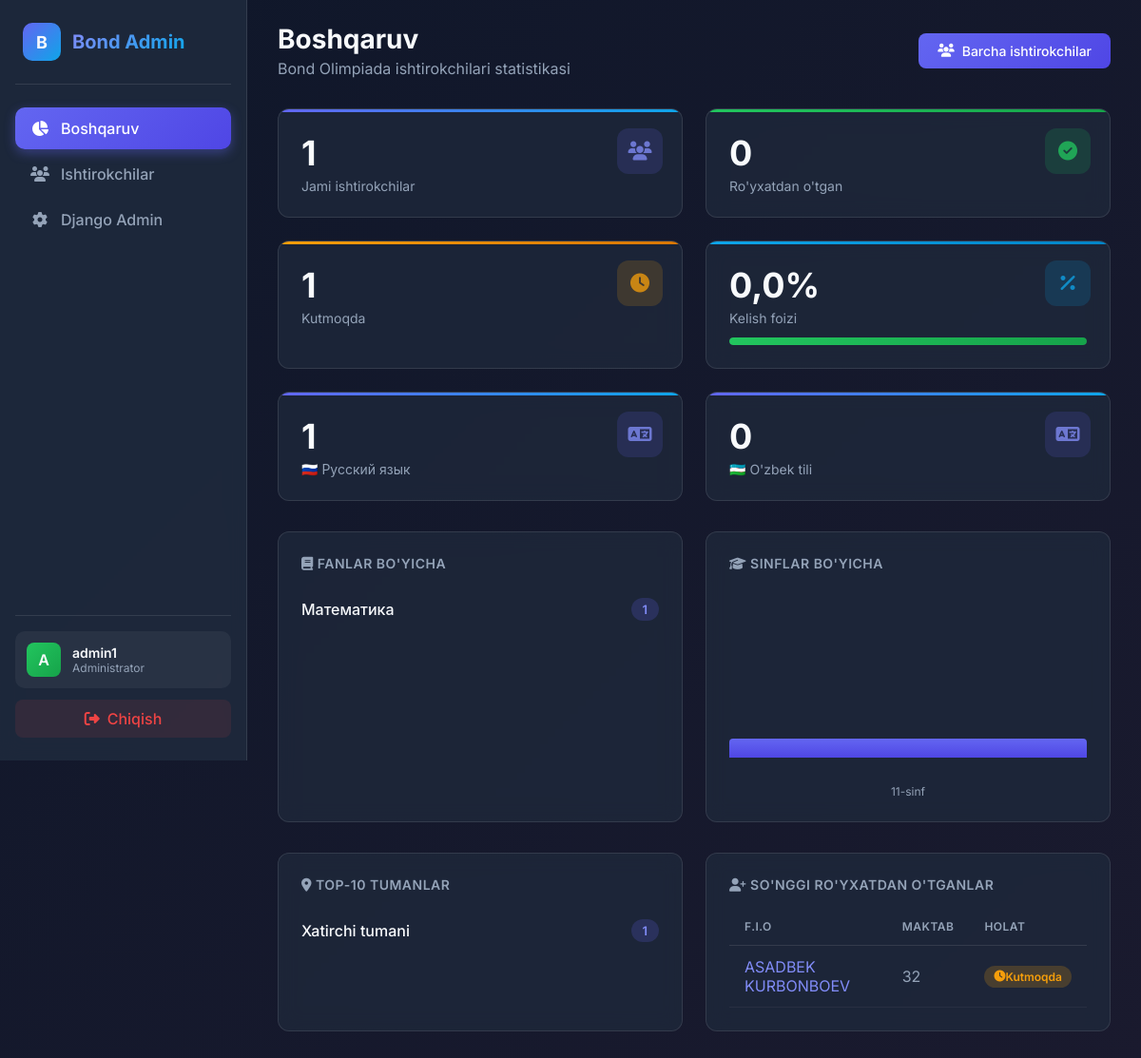
Screenshot of /panel/ (signed in) with the database file from the repository.
### apps/public/models.py (models this page shows, shortened)
class Subject(models.Model):
    name = models.CharField(max_length=100, verbose_name="Название предмета")
    class Meta:
        verbose_name = "Предмет"
        verbose_name_plural = "Предметы"
        ordering = ["name"]

class Participant(models.Model):
    GRADE_CHOICES = [(i, str(i)) for i in range(1, 12)]
    LANGUAGE_CHOICES = [
        ('ru', 'Русский'),
        ('uz', "O'zbek"),
    ]
    id = models.UUIDField(primary_key=True, default=uuid.uuid4, editable=False)
    username = models.CharField(max_length=50, unique=True, verbose_name="Логин")
    password = models.CharField(max_length=128, verbose_name="Пароль")
    fullname = models.CharField(max_length=255, verbose_name="ФИО участника")
    phone_number = models.CharField(
        max_length=20, unique=True, verbose_name="Номер телефона"
    )
    region = models.CharField(max_length=100, verbose_name="Регион", default="")
    district = models.CharField(max_length=100, verbose_name="Район")
    school = models.CharField(max_length=255, verbose_name="Школа")
    grade = models.PositiveSmallIntegerField(
        choices=GRADE_CHOICES, verbose_name="Класс"
    )
    teacher_fullname = models.CharField(max_length=255, verbose_name="ФИО учителя")
    subject = models.ForeignKey(
        Subject,
        on_delete=models.SET_NULL,
        null=True,
        blank=True,
        verbose_name="Предмет",
    )
    test_language = models.CharField(
        max_length=2,
        choices=LANGUAGE_CHOICES,
        default='ru',
        verbose_name="Язык теста"
    )
    is_paid = models.BooleanField(default=False, verbose_name="Оплачен")
    paid_at = models.DateTimeField(null=True, blank=True, verbose_name="Дата оплаты")
    is_checked_in = models.BooleanField(default=False, verbose_name="Присутствовал")
    checked_in_at = models.DateTimeField(
        null=True, blank=True, verbose_name="Время отметки"
    )
    created_at = models.DateTimeField(
        auto_now_add=True, verbose_name="Дата регистрации"
    )
    score = models.IntegerField(default=0, verbose_name="Балл")
    telegram_user_id = models.BigIntegerField(
        null=True, blank=True, verbose_name="Telegram ID"
    )
    telegram_subscribed = models.BooleanField(
        default=False, verbose_name="Подписан на канал"
    )
    class Meta:
        verbose_name = "Участник"
        verbose_name_plural = "Участники"
        ordering = ["-created_at"]

### apps/admin_panel/views.py (the view)
# urls.py: path("", views.DashboardView.as_view(), name="dashboard"),
class DashboardView(LoginRequiredMixin, View):
    login_url = "/panel/login/"
    def get(self, request):
        total_participants = Participant.objects.count()
        checked_in = Participant.objects.filter(is_checked_in=True).count()
        not_checked_in = total_participants - checked_in
        checkin_rate = (
            round((checked_in / total_participants * 100), 1)
            if total_participants > 0
            else 0
        )
        by_subject = (
            Subject.objects.annotate(participant_count=Count("participant"))
            .filter(participant_count__gt=0)
            .order_by("-participant_count")
        )
        by_grade = (
            Participant.objects.values("grade")
            .annotate(count=Count("id"))
            .order_by("grade")
        )
        by_district = (
            Participant.objects.values("district")
            .annotate(count=Count("id"))
            .order_by("-count")[:10]
        )
        recent_registrations = Participant.objects.order_by("-created_at")[:10]
        seven_days_ago = timezone.now() - timezone.timedelta(days=7)
        registrations_by_date = (
            Participant.objects.filter(created_at__gte=seven_days_ago)
            .annotate(date=TruncDate("created_at"))
            .values("date")
            .annotate(count=Count("id"))
            .order_by("date")
        )
        ru_count = Participant.objects.filter(test_language='ru').count()
        uz_count = Participant.objects.filter(test_language='uz').count()
        context = {
            "total_participants": total_participants,
            "checked_in": checked_in,
            "not_checked_in": not_checked_in,
            "checkin_rate": checkin_rate,
            "by_subject": by_subject,
            "by_grade": by_grade,
            "by_district": by_district,
            "recent_registrations": recent_registrations,
            "registrations_by_date": list(registrations_by_date),
            "ru_count": ru_count,
            "uz_count": uz_count,
        }
        return render(request, "admin_panel/dashboard.html", context)

### apps/admin_panel/templates/admin_panel/dashboard.html (shortened to what this page needs)
{% extends 'admin_panel/base.html' %}
{% block content %}
<div class="page-header">
    <div>
        <h1 class="page-title">Boshqaruv</h1>
        <p class="page-subtitle">Bond Olimpiada ishtirokchilari statistikasi</p>
    </div>
    <a href="{% url 'admin_panel:participants' %}" class="btn btn-primary">
        <i class="fas fa-users"></i>
        Barcha ishtirokchilar
    </a>
</div>
<div class="stats-grid">
    <div class="card stat-card">
        <div class="stat-icon">
            <i class="fas fa-users"></i>
        </div>
        <div class="stat-value">{{ total_participants }}</div>
        <div class="stat-label">Jami ishtirokchilar</div>
    </div>
    <div class="card stat-card success">
        <div class="stat-icon">
            <i class="fas fa-check-circle"></i>
        </div>
        <div class="stat-value">{{ checked_in }}</div>
        <div class="stat-label">Ro'yxatdan o'tgan</div>
    </div>
    <div class="card stat-card warning">
        <div class="stat-icon">
            <i class="fas fa-clock"></i>
        </div>
        <div class="stat-value">{{ not_checked_in }}</div>
        <div class="stat-label">Kutmoqda</div>
    </div>
    <div class="card stat-card secondary">
        <div class="stat-icon">
            <i class="fas fa-percentage"></i>
        </div>
        <div class="stat-value">{{ checkin_rate }}%</div>
        <div class="stat-label">Kelish foizi</div>
        <div class="progress-bar">
            <div class="progress-fill" style="width: {{ checkin_rate }}%"></div>
        </div>
    </div>
    <div class="card stat-card" style="background: rgba(30, 41, 59, 0.8);">
        <div class="stat-icon">
            <i class="fas fa-language"></i>
        </div>
        <div class="stat-value">{{ ru_count }}</div>
        <div class="stat-label">🇷🇺 Русский язык</div>
    </div>
    <div class="card stat-card" style="background: rgba(30, 41, 59, 0.8);">
        <div class="stat-icon">
            <i class="fas fa-language"></i>
        </div>
        <div class="stat-value">{{ uz_count }}</div>
        <div class="stat-label">🇺🇿 O'zbek tili</div>
    </div>
</div>
<div class="charts-grid">
    <div class="card">
        <h3 class="card-title">
            <i class="fas fa-book"></i> Fanlar bo'yicha
        </h3>
        {% for subject in by_subject %}
        <div class="list-item">
            <span class="list-item-label">{{ subject.name }}</span>
            <span class="list-item-value">{{ subject.participant_count }}</span>
        </div>
        {% empty %}
        <p style="color: var(--gray-400); text-align: center; padding: 20px;">Ma'lumot yo'q</p>
        {% endfor %}
    </div>
    <div class="card">
        <h3 class="card-title">
            <i class="fas fa-graduation-cap"></i> Sinflar bo'yicha
        </h3>
        <div class="chart-placeholder">
            {% for grade in by_grade %}
            <div class="chart-bar" style="height: {{ grade.count|divisibleby:1 }}0%;"
                title="{{ grade.grade }}-sinf: {{ grade.count }}">
            </div>
            {% endfor %}
        </div>
        <div
            style="display: flex; justify-content: space-around; margin-top: 8px; color: var(--gray-400); font-size: 12px;">
            {% for grade in by_grade %}
            <span>{{ grade.grade }}-sinf</span>
            {% endfor %}
        </div>
    </div>
</div>
<div class="charts-grid">
    <div class="card">
        <h3 class="card-title">
            <i class="fas fa-map-marker-alt"></i> Top-10 tumanlar
        </h3>
        {% for district in by_district %}
        <div class="list-item">
            <span class="list-item-label">{{ district.district }}</span>
            <span class="list-item-value">{{ district.count }}</span>
        </div>
        {% empty %}
        <p style="color: var(--gray-400); text-align: center; padding: 20px;">Ma'lumot yo'q</p>
        {% endfor %}
    </div>
    <div class="card">
        <h3 class="card-title">
            <i class="fas fa-user-plus"></i> So'nggi ro'yxatdan o'tganlar
        </h3>
        <div class="table-container">
            <table class="table">
                <thead>
                    <tr>
                        <th>F.I.O</th>
                        <th>Maktab</th>
                        <th>Holat</th>
                    </tr>
                </thead>
                <tbody>
                    {% for p in recent_registrations %}
                    <tr>
                        <td>
                            <a href="{% url 'admin_panel:participant_detail' p.pk %}"
                                style="color: var(--primary-light); text-decoration: none;">
                                {{ p.fullname }}
                            </a>
                        </td>
                        <td style="color: var(--gray-400);">{{ p.school|truncatechars:20 }}</td>
                        <td>
                            {% if p.is_checked_in %}
                            <span class="badge badge-success">
                                <i class="fas fa-check"></i> Keldi
                            </span>
                            {% else %}
                            <span class="badge badge-warning">
                                <i class="fas fa-clock"></i> Kutmoqda
                            </span>
                            {% endif %}
                        </td>
                    </tr>
                    {% empty %}
                    <tr>
                        <td colspan="3" style="text-align: center; color: var(--gray-400);">Ishtirokchilar yo'q</td>
                    </tr>
                    {% endfor %}
                </tbody>
            </table>
        </div>
    </div>
</div>
{% endblock %}

### apps/admin_panel/templates/admin_panel/base.html (shortened to what this page needs)
<!DOCTYPE html>
<html lang="ru">
<head>
    <link rel="stylesheet" href="https://cdnjs.cloudflare.com/ajax/libs/font-awesome/6.5.1/css/all.min.css">
</head>
<body>
    <aside class="sidebar">
        <div class="logo">
            <div class="logo-icon">B</div>
            <span class="logo-text">Bond Admin</span>
        </div>
        <ul class="nav-menu">
            <li class="nav-item">
                <a href="{% url 'admin_panel:dashboard' %}" class="nav-link {% if request.resolver_match.url_name == 'dashboard' %}active{% endif %}">
                    <i class="fas fa-chart-pie"></i>
                    <span>Boshqaruv</span>
                </a>
            </li>
            <li class="nav-item">
                <a href="{% url 'admin_panel:participants' %}" class="nav-link {% if request.resolver_match.url_name == 'participants' %}active{% endif %}">
                    <i class="fas fa-users"></i>
                    <span>Ishtirokchilar</span>
                </a>
            </li>
            <li class="nav-item">
                <a href="{% url 'admin:index' %}" class="nav-link" target="_blank">
                    <i class="fas fa-cog"></i>
                    <span>Django Admin</span>
                </a>
            </li>
        </ul>
        <div class="sidebar-footer">
            <div class="user-info">
                <div class="user-avatar">{{ request.user.username|slice:":1"|upper }}</div>
                <div>
                    <div class="user-name">{{ request.user.username }}</div>
                    <div class="user-role">Administrator</div>
                </div>
            </div>
            <a href="{% url 'admin_panel:logout' %}" class="logout-btn">
                <i class="fas fa-sign-out-alt"></i>
                <span>Chiqish</span>
            </a>
        </div>
    </aside>
    <main class="main-content">
        {% block content %}{% endblock %}
    </main>
</body>
</html>

### rows the page displays
Subject: name "Математика", participant_count "1"
Participant: fullname "ASADBEK KURBONBOEV", school "32", is_checked_in False (drawn)

### other values shown
{{ request.user.username|slice:":1"|upper }} "A"
{{ request.user.username }} "admin1"
{{ total_participants }} "1"
{{ checked_in }} "0"
{{ not_checked_in }} "1"
{{ checkin_rate }} "0,0"
{{ ru_count }} "1"
{{ uz_count }} "0"
{{ grade.grade }} "11"
{{ district.district }} "Xatirchi tumani"
{{ district.count }} "1"
